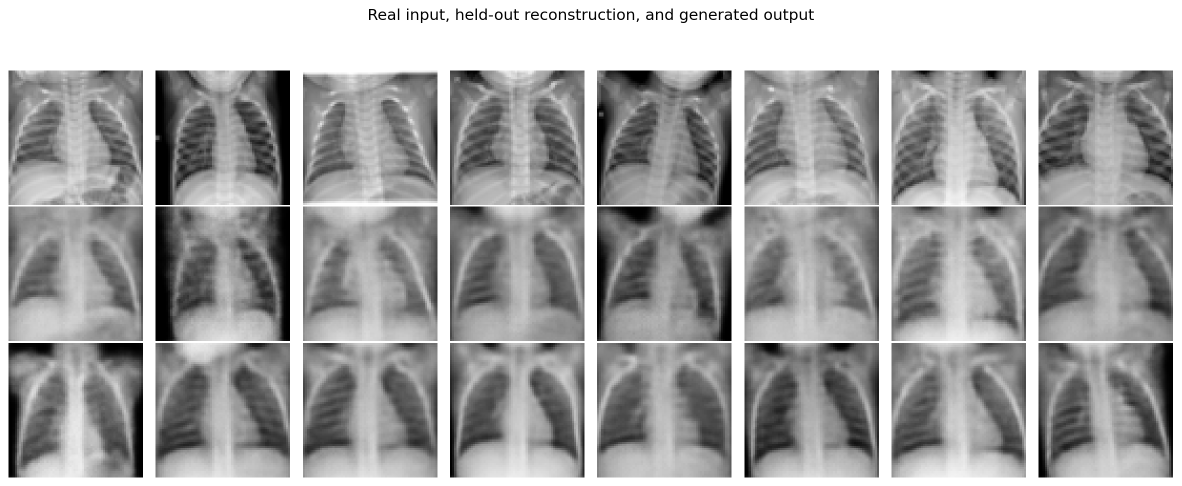
#> input picture experience/assets/results/project-03/task2_input_generated_comparison.png, 2363 x 972 px (shown at 1/2 size)
$ python annotate_xray_comparison.py
#> lines starting #> are read from the running program, lines starting #| are printed output that depends on the picture
"""Regenerate the public X-ray input/generated comparison with visible row labels."""

from pathlib import Path

from PIL import Image, ImageDraw, ImageFont


ROOT = Path(__file__).resolve().parents[1]
ASSET = ROOT / "experience" / "assets" / "results" / "project-03" / "task2_input_generated_comparison.png"


def font(size: int):
    for candidate in ("C:/Windows/Fonts/arialbd.ttf", "C:/Windows/Fonts/segoeuib.ttf"):
        path = Path(candidate)
        if path.exists():
            return ImageFont.truetype(str(path), size)
    return ImageFont.load_default()


def main():
    source = Image.open(ASSET).convert("RGB")
    # The saved reference figure contains input, reconstruction and generated rows.
    # This comparison intentionally keeps only the two rows named in its title.
    x0, x1 = 14, source.width - 14
#> x0 = 14; x1 = 2349
    rows = [source.crop((x0, 122, x1, 356)), source.crop((x0, 592, x1, 828))]
    # Leave enough room for the complete two-line label.  The earlier 320 px
    # column allowed the long second line to extend beyond the canvas edge.
    left = 500
    top = 112
    gap = 32
    canvas = Image.new("RGB", (left + rows[0].width, top + sum(row.height for row in rows) + gap + 26), "white")
#> canvas: PIL image 2835x640 RGB; every value is 255
    canvas.paste(rows[0], (left, top))
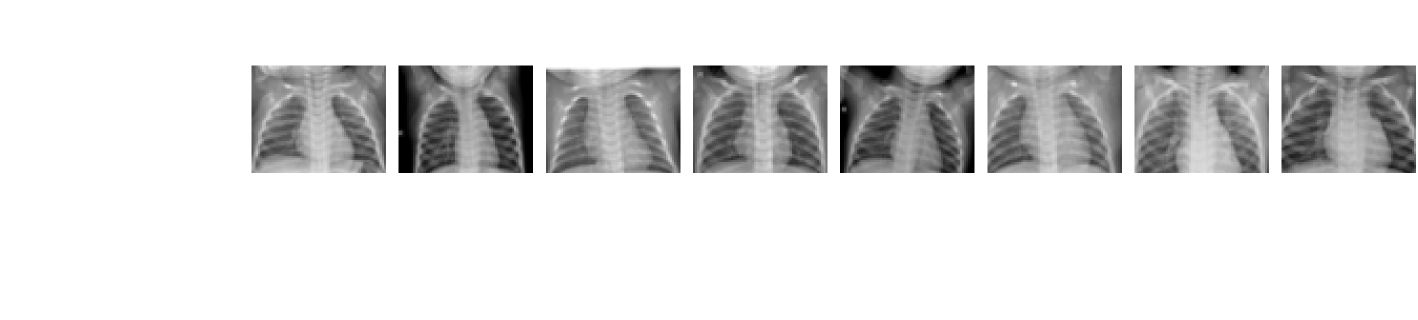
#> canvas: PIL image 2835x640 RGB (shown at 1/2 size); min 0, max 255, mean 222.6
    canvas.paste(rows[1], (left, top + rows[0].height + gap))
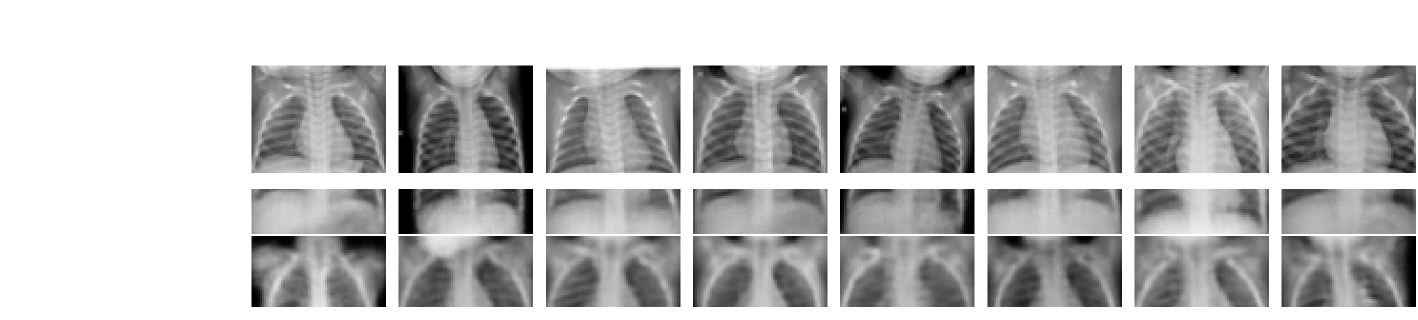
#> canvas: PIL image 2835x640 RGB (shown at 1/2 size); min 0, max 255, mean 189.7

    draw = ImageDraw.Draw(canvas)
    title_font = font(42)
    label_font = font(30)
    draw.text((left + rows[0].width // 2, 30), "Input vs Generated Output", fill="black", anchor="mm", font=title_font)
    labels = [
        ("INPUT", "REAL CHEST X-RAY", (32, 115, 130)),
        ("GENERATED OUTPUT", "LATENT SAMPLE", (169, 101, 45)),
    ]
    for index, (line_one, line_two, color) in enumerate(labels):
        center_y = top + rows[0].height // 2 + index * (rows[0].height + gap)
        draw.rounded_rectangle((22, center_y - 55, left - 22, center_y + 55), radius=14, fill=(245, 249, 250), outline=color, width=4)
        draw.multiline_text((left // 2, center_y - 6), f"{line_one}\n{line_two}", fill=color, anchor="mm", align="center", spacing=5, font=label_font)

    canvas.save(ASSET, optimize=True)
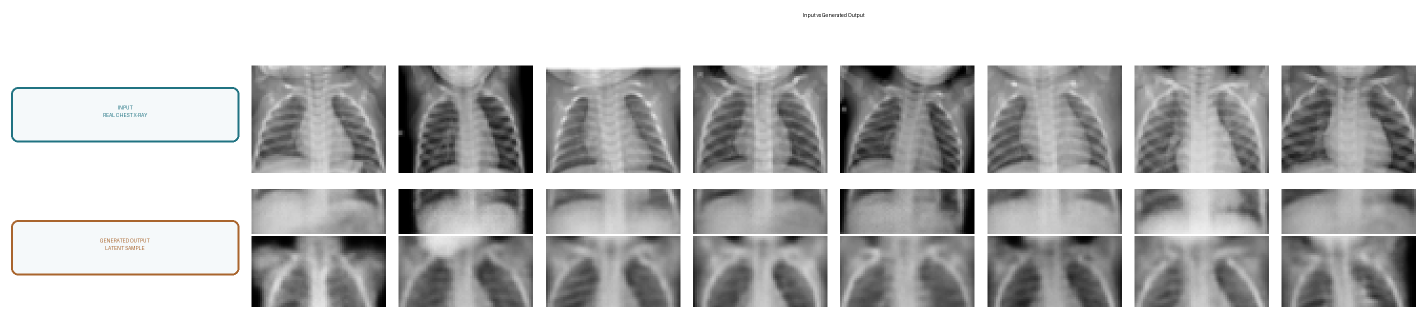
#> saved as task2_input_generated_comparison.png: PIL image 2835x640 RGB (shown at 1/2 size); mean R, G, B 188.3, 188.5, 188.5
    print(f"saved {ASSET} {canvas.size}")
#| saved experience/assets/results/project-03/task2_input_generated_comparison.png (2835, 640)


if __name__ == "__main__":
    main()

$ run again, with experience/assets/results/project-03/task2_epoch_1.png copied over experience/assets/results/project-03/task2_input_generated_comparison.png
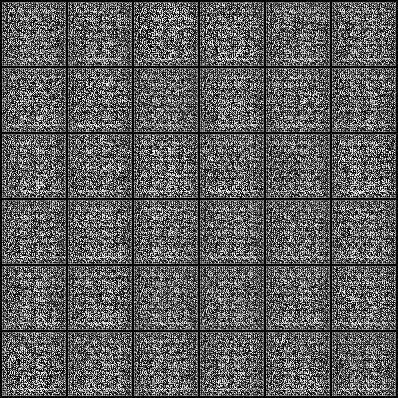
#> input picture experience/assets/results/project-03/task2_epoch_1.png, 398 x 398 px
#> in main, source is the input picture: PIL image 398x398 RGB; min 0, max 255, mean 93.1
#> in main, `canvas.paste(rows[1], (left, top + rows[0].height + gap))`:
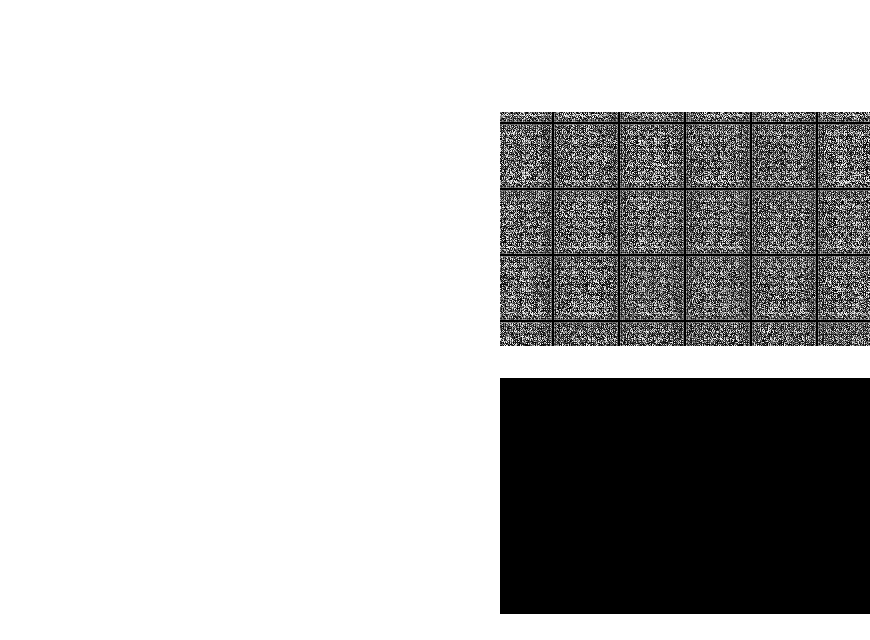
#> canvas: PIL image 870x640 RGB; min 0, max 255, mean 190
#> in main, `canvas.save(ASSET, optimize=True)`:
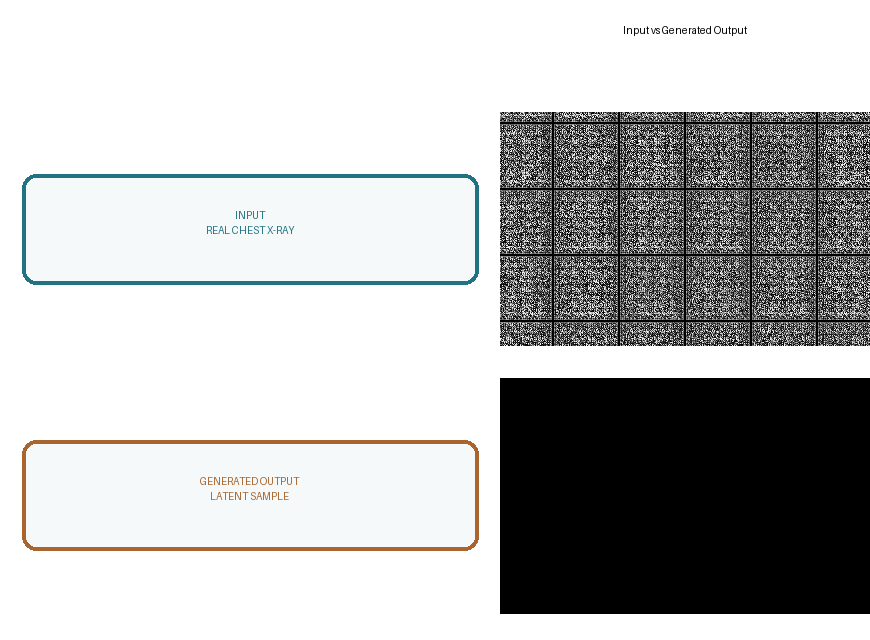
#> saved as task2_input_generated_comparison.png: PIL image 870x640 RGB; mean R, G, B 185.6, 186.4, 186.2
#| saved experience/assets/results/project-03/task2_input_generated_comparison.png (870, 640)
